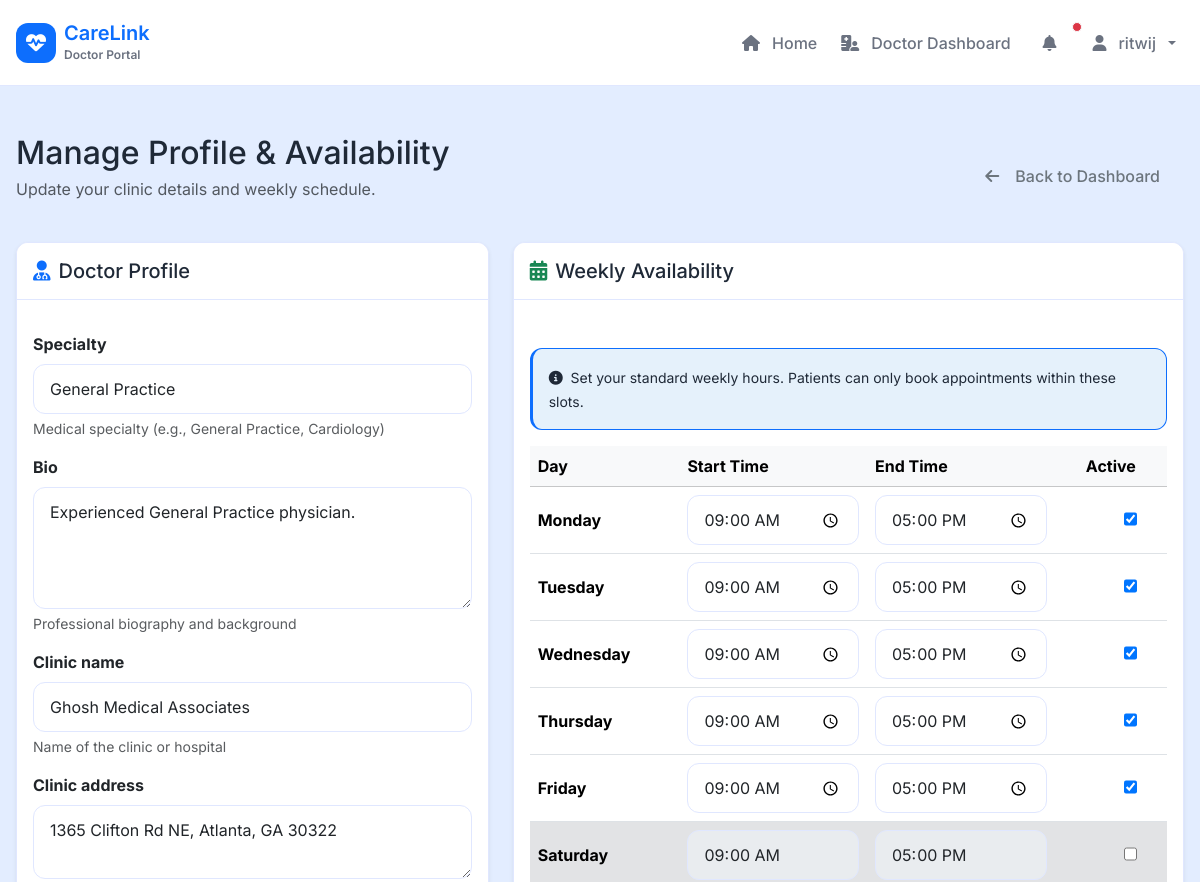
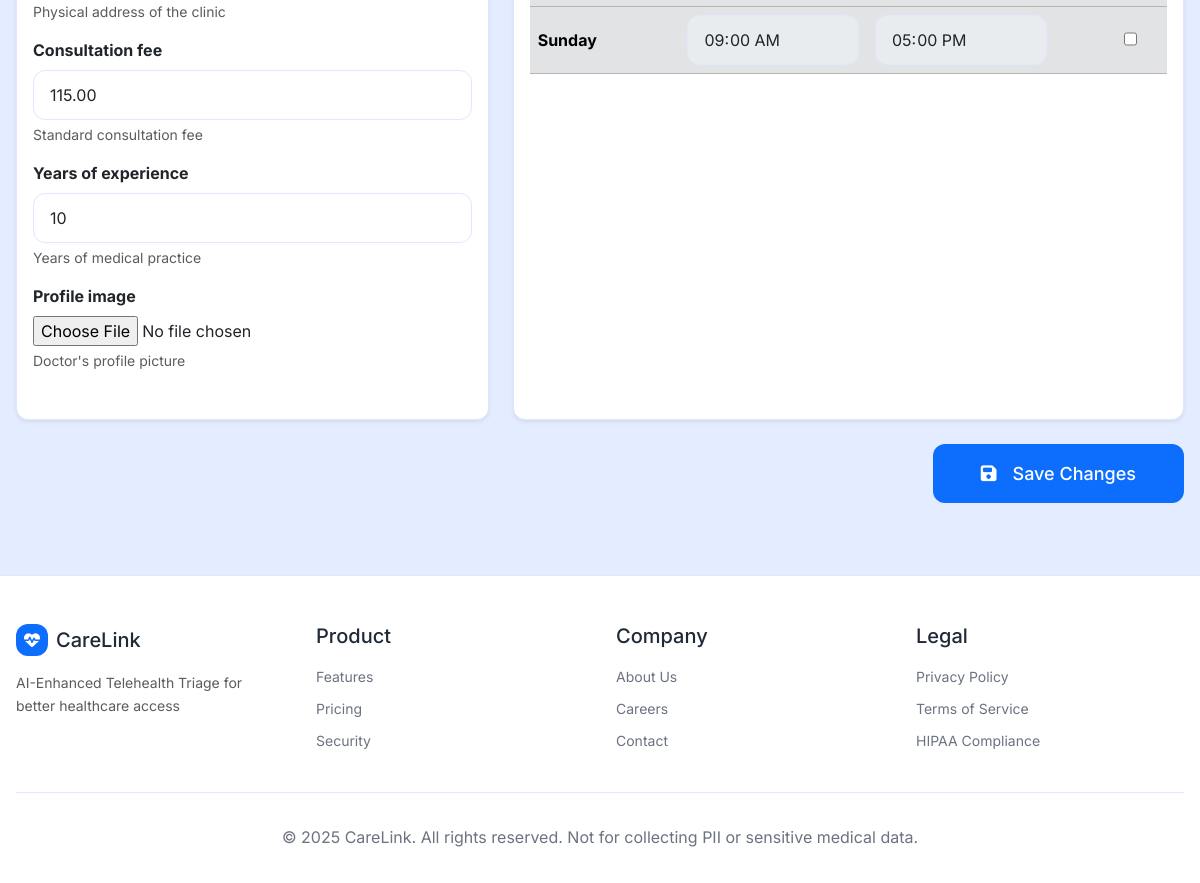
The page /doctors/manage-availability/ (signed in) on the database its author committed (2 pictures, top to bottom).
### doctors/models.py (models this page shows, shortened)
class DoctorProfile(models.Model):
    user = models.OneToOneField(
        settings.AUTH_USER_MODEL, on_delete=models.CASCADE, related_name="doctor_profile"
    )
    specialty = models.CharField(
        max_length=100, help_text=_("Medical specialty (e.g., General Practice, Cardiology)")
    )
    bio = models.TextField(blank=True, help_text=_("Professional biography and background"))
    clinic_name = models.CharField(max_length=200, help_text=_("Name of the clinic or hospital"))
    clinic_address = models.TextField(help_text=_("Physical address of the clinic"))
    clinic_latitude = models.DecimalField(
        max_digits=9,
        decimal_places=6,
        null=True,
        blank=True,
        help_text=_("Clinic latitude coordinate"),
    )
    clinic_longitude = models.DecimalField(
        max_digits=9,
        decimal_places=6,
        null=True,
        blank=True,
        help_text=_("Clinic longitude coordinate"),
    )
    consultation_fee = models.DecimalField(
        max_digits=10, decimal_places=2, help_text=_("Standard consultation fee")
    )
    years_of_experience = models.PositiveIntegerField(
        default=0, help_text=_("Years of medical practice")
    )
    profile_image = models.ImageField(
        upload_to="doctors/profiles/",
        null=True,
        blank=True,
        help_text=_("Doctor's profile picture"),
    )
    created_at = models.DateTimeField(auto_now_add=True)
    updated_at = models.DateTimeField(auto_now=True)

### accounts/views.py (the view)
    def wrapper(request, *args, **kwargs):
        if not request.user.is_authenticated:
            return redirect("accounts:login")
        role = get_user_role(request.user)
        if role != "doctor":
            messages.error(request, "Access denied. This page is for doctors/admins only.")
            return redirect("home:index")
        return view_func(request, *args, **kwargs)

### doctors/templates/doctors/manage_availability.html (shortened to what this page needs)
{% extends "base.html" %}
{% load static %}
{% block content %}
<div class="container py-4">
    <div class="d-flex justify-content-between align-items-center mb-4">
        <div>
            <h1 class="h2 mb-1">Manage Profile & Availability</h1>
            <p class="text-muted">Update your clinic details and weekly schedule.</p>
        </div>
        <a href="{% url 'doctors:index' %}" class="btn btn-outline-secondary">
            <i class="fas fa-arrow-left me-2"></i>Back to Dashboard
        </a>
    </div>
    <form method="post" enctype="multipart/form-data">
        <div class="row">
            <div class="col-lg-5 mb-4">
                <div class="card shadow-sm h-100">
                    <div class="card-header bg-white py-3">
                        <h5 class="card-title mb-0"><i class="fas fa-user-md me-2 text-primary"></i>Doctor Profile</h5>
                    </div>
                    <div class="card-body">
                        {% for field in profile_form %}
                        <div class="mb-3">
                            <label for="{{ field.id_for_label }}" class="form-label fw-bold">{{ field.label }}</label>
                            {{ field }}
                            {% if field.help_text %}
                            <div class="form-text text-muted">{{ field.help_text }}</div>
                            {% endif %}
                        </div>
                        {% endfor %}
                    </div>
                </div>
            </div>
            <div class="col-lg-7 mb-4">
                <div class="card shadow-sm h-100">
                    <div class="card-header bg-white py-3">
                        <h5 class="card-title mb-0"><i class="fas fa-calendar-alt me-2 text-success"></i>Weekly Availability</h5>
                    </div>
                    <div class="card-body">
                        <div class="alert alert-info">
                            <small><i class="fas fa-info-circle me-1"></i> Set your standard weekly hours. Patients can only book appointments within these slots.</small>
                        </div>
                        <div class="table-responsive">
                            <table class="table table-hover align-middle">
                                <thead class="table-light">
                                    <tr>
                                        <th style="width: 20%;">Day</th>
                                        <th style="width: 25%;">Start Time</th>
                                        <th style="width: 25%;">End Time</th>
                                        <th style="width: 15%;" class="text-center">Active</th>
                                    </tr>
                                </thead>
                                <tbody>
                                    {% for form in formset %}
                                    <tr class="availability-row {% if not form.is_available.value %}table-secondary text-muted{% endif %}">
                                        <td class="fw-bold">
                                            {% cycle 'Monday' 'Tuesday' 'Wednesday' 'Thursday' 'Friday' 'Saturday' 'Sunday' %}
                                        </td>
                                        <td>
                                            {{ form.start_time }}
                                        </td>
                                        <td>
                                            {{ form.end_time }}
                                        </td>
                                        <td class="text-center">
                                            <div class="form-check form-switch d-flex justify-content-center">
                                                {{ form.is_available }}
                                            </div>
                                        </td>
                                    </tr>
                                    {% endfor %}
                                </tbody>
                            </table>
                        </div>
                    </div>
                </div>
            </div>
        </div>
        <div class="d-grid gap-2 d-md-flex justify-content-md-end mb-5">
            <button type="submit" class="btn btn-primary btn-lg px-5">
                <i class="fas fa-save me-2"></i>Save Changes
            </button>
        </div>
    </form>
</div>
{% endblock %}

### templates/base.html (shortened to what this page needs)
<!DOCTYPE html>
<html lang="en">
    {% load static %}
    <head>
        <link href="https://cdn.jsdelivr.net/npm/bootstrap@5.3.3/dist/css/bootstrap.min.css"
              rel="stylesheet"
>
        <link rel="stylesheet"
              href="https://cdnjs.cloudflare.com/ajax/libs/font-awesome/6.5.2/css/all.min.css"
 />
        <link rel="stylesheet" type="text/css" href="{% static 'css/tokens.css' %}">
        <link rel="stylesheet" type="text/css" href="{% static 'css/base.css' %}">
        <link rel="stylesheet"
              type="text/css"
              href="{% static 'css/components.css' %}">
        <link rel="stylesheet" type="text/css" href="{% static 'css/style.css' %}">
    </head>
    <body class="d-flex flex-column"
          style="background: var(--cl-bg);
                 font-family: 'Inter', sans-serif">
        <nav class="navbar navbar-expand-lg"
             style="background: white;
                    border-bottom: 1px solid var(--cl-border)">
            <div class="container">
                <a class="navbar-brand d-flex align-items-center gap-2 text-decoration-none"
                   href="{% url 'home:index' %}">
                    <div class="navbar-brand-icon d-flex align-items-center justify-content-center"
                         style="width: 2.5rem;
                                height: 2.5rem;
                                border-radius: var(--cl-radius);
                                background: var(--cl-blue);
                                color: white">
                        <i class="fas fa-heartbeat"></i>
                    </div>
                    <div>
                        <h1 class="m-0"
                            style="font-size: 1.25rem;
                                   font-weight: var(--cl-font-semibold);
                                   color: var(--cl-blue)">CareLink</h1>
                        {% if not user.is_authenticated %}
                            <p class="m-0" style="font-size: 0.75rem; color: var(--cl-text-muted);">AI-Enhanced Telehealth Triage</p>
                        {% elif user.is_authenticated and user.patient_profile.role == 'doctor' %}
                            <p class="m-0" style="font-size: 0.75rem; color: var(--cl-text-muted);">Doctor Portal</p>
                        {% endif %}
                    </div>
                </a>
                <div class="collapse navbar-collapse" id="carelinkNav">
                    <ul class="navbar-nav ms-auto d-flex align-items-center gap-2 mb-0">
                        <li class="nav-item">
                            <a class="nav-link" href="{% url 'home:index' %}">
                                <i class="fas fa-home me-1"></i>Home
                            </a>
                        </li>
                        {% if user.is_authenticated %}
                            {% if user.patient_profile.role == 'patient' %}
                                <li class="nav-item">
                                    <a class="nav-link" href="{% url 'triage:chat' %}">
                                        <i class="fas fa-stethoscope me-1"></i>Triage
                                    </a>
                                </li>
                                <li class="nav-item">
                                    <a class="nav-link" href="{% url 'appointments:index' %}">
                                        <i class="fas fa-calendar-check me-1"></i>Appointments
                                    </a>
                                </li>
                                <li class="nav-item">
                                    <a class="nav-link" href="{% url 'profiles:edit' %}">
                                        <i class="fas fa-user-md me-1"></i>My Profile
                                    </a>
                                </li>
                                <li class="nav-item">
                                    <a class="nav-link" href="{% url 'doctors:find_doctor' %}">
                                        <i class="fas fa-user-doctor me-1"></i>Find a Doctor
                                    </a>
                                </li>
                            {% elif user.patient_profile.role == 'doctor' %}
                                <li class="nav-item">
                                    <a class="nav-link" href="{% url 'doctors:index' %}">
                                        <i class="fas fa-hospital-user me-1"></i>Doctor Dashboard
                                    </a>
                                </li>
                                <li class="nav-item">
                                    <button class="nav-link position-relative"
                                            style="background: transparent;
                                                   border: none;
                                                   color: var(--cl-text-muted);
                                                   padding: 0.5rem 1rem;
                                                   cursor: pointer">
                                        <i class="fas fa-bell me-1"></i>
                                        <span class="position-absolute top-0 start-100 translate-middle p-1 bg-danger border border-light rounded-circle"
                                              style="font-size: 0.5rem">
                                        </span>
                                    </button>
                                </li>
                            {% endif %}
                            <li class="nav-item dropdown">
                                <a class="nav-link dropdown-toggle"
                                   href="#"
                                   id="accountDropdown"
                                   role="button"
                                   data-bs-toggle="dropdown"
                                   aria-expanded="false">
                                    <i class="fas fa-user me-1"></i>{{ user.username }}
                                </a>
                            </li>
                        {% endif %}
                    </ul>
                </div>
            </div>
        </nav>
        <main class="flex-grow-1">
            {% block content %}
            {% endblock content %}
        </main>
        <footer class="footer mt-auto">
            <div class="container">
                <div class="footer-content">
                    <div class="footer-section">
                        <div class="d-flex align-items-center gap-2 mb-3">
                            <div class="navbar-brand-icon d-flex align-items-center justify-content-center"
                                 style="width: 2rem;
                                        height: 2rem;
                                        border-radius: var(--cl-radius);
                                        background: var(--cl-blue);
                                        color: white">
                                <i class="fas fa-heartbeat"></i>
                            </div>
                            <h3 class="m-0" style="font-size: var(--cl-h4); color: var(--cl-text);">CareLink</h3>
                        </div>
                        <p class="text-muted" style="font-size: var(--cl-sm);">AI-Enhanced Telehealth Triage for better healthcare access</p>
                    </div>
                    <div class="footer-section">
                        <h4 class="mb-3" style="font-size: var(--cl-h4); color: var(--cl-text);">Product</h4>
                        <ul class="list-unstyled">
                            <li class="mb-2">
                                <a href="#" style="font-size: var(--cl-sm); color: var(--cl-text-muted)">Features</a>
                            </li>
                            <li class="mb-2">
                                <a href="#" style="font-size: var(--cl-sm); color: var(--cl-text-muted)">Pricing</a>
                            </li>
                            <li class="mb-2">
                                <a href="#" style="font-size: var(--cl-sm); color: var(--cl-text-muted)">Security</a>
                            </li>
                        </ul>
                    </div>
                    <div class="footer-section">
                        <h4 class="mb-3" style="font-size: var(--cl-h4); color: var(--cl-text);">Company</h4>
                        <ul class="list-unstyled">
                            <li class="mb-2">
                                <a href="#" style="font-size: var(--cl-sm); color: var(--cl-text-muted)">About Us</a>
                            </li>
                            <li class="mb-2">
                                <a href="#" style="font-size: var(--cl-sm); color: var(--cl-text-muted)">Careers</a>
                            </li>
                            <li class="mb-2">
                                <a href="#" style="font-size: var(--cl-sm); color: var(--cl-text-muted)">Contact</a>
                            </li>
                        </ul>
                    </div>
                    <div class="footer-section">
                        <h4 class="mb-3" style="font-size: var(--cl-h4); color: var(--cl-text);">Legal</h4>
                        <ul class="list-unstyled">
                            <li class="mb-2">
                                <a href="#" style="font-size: var(--cl-sm); color: var(--cl-text-muted)">Privacy Policy</a>
                            </li>
                            <li class="mb-2">
                                <a href="#" style="font-size: var(--cl-sm); color: var(--cl-text-muted)">Terms of Service</a>
                            </li>
                            <li class="mb-2">
                                <a href="#" style="font-size: var(--cl-sm); color: var(--cl-text-muted)">HIPAA Compliance</a>
                            </li>
                        </ul>
                    </div>
                </div>
                <div class="footer-bottom">
                    <p class="mb-0">&copy; 2025 CareLink. All rights reserved. Not for collecting PII or sensitive medical data.</p>
                </div>
            </div>
        </footer>
    </body>
</html>

### rows shown on the page
DoctorProfile: profile_form "General Practice" "Experienced General Practice physician." "Ghosh Medical Associates" "1365 Clifton Rd NE, Atlanta, GA 30322" "115.00" "10"

### other values the page prints
{{ user.username }} "ritwij"
{{ field.label }} "Specialty" "Bio" "Clinic name" "Clinic address" "Consultation fee" "Years of experience" "Profile image"
{{ field.help_text }} "Medical specialty (e.g., General Practice, Cardiology)" "Professional biography and background" "Name of the clinic or hospital" "Physical address of the clinic" "Standard consultation fee" "Years of medical practice" "Doctor's profile picture"
